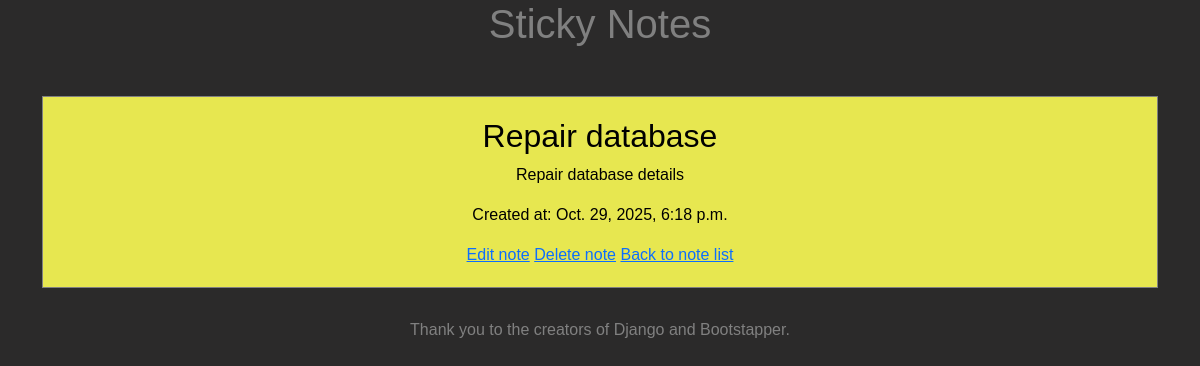
The app's page /post/4/ with its own data.
### posts/models.py (models this page shows, shortened)
class Post(models.Model):
    title = models.CharField(max_length=255)
    content = models.TextField()
    created_at = models.DateTimeField(auto_now_add=True)
    author = models.ForeignKey(
        "Author", on_delete=models.CASCADE, null=True, blank=True)

### posts/views.py (the view)
# urls.py: path("post/<int:pk>/", post_detail, name="post_detail"),
def post_detail(request, pk):
    post = get_object_or_404(Post, pk=pk)
    return render(request, "posts/post_detail.html", {"post": post})

### posts/templates/posts/post_detail.html (shortened to what this page needs)
{% extends 'base.html' %}
{% block content %}
<div class="container mt-5">
    <div class="row">
        <div class="col-md-12">
            <div class="block">
                <h2>
                    {{ post.title }}
                </h2>
                <p>
                    {{ post.content }}
                </p>
                <p>
                    Created at: {{ post.created_at }}
                </p>
                <a href="{% url 'post_update' pk=post.pk %}">Edit note</a>
                <a href="{% url 'post_delete' pk=post.pk %}">Delete note</a>
                <a href="{% url 'post_list' %}">Back to note list</a>
            </div>
        </div>
    </div>
</div>
{% endblock %}

### posts/static/posts/styles.css (style rules this page uses)
body { color: grey; background-color: rgb(43, 42, 42); font-family: "Arial", sans-serif; text-align: center; }
.block { background-color: rgb(231, 231, 80); color: black; border: 1px solid grey; padding: 20px; margin-bottom: 30px; text-align: center; }

### records on screen
Post: title "Repair database", content "Repair database details", created_at "Oct. 29, 2025, 6:18 p.m."
